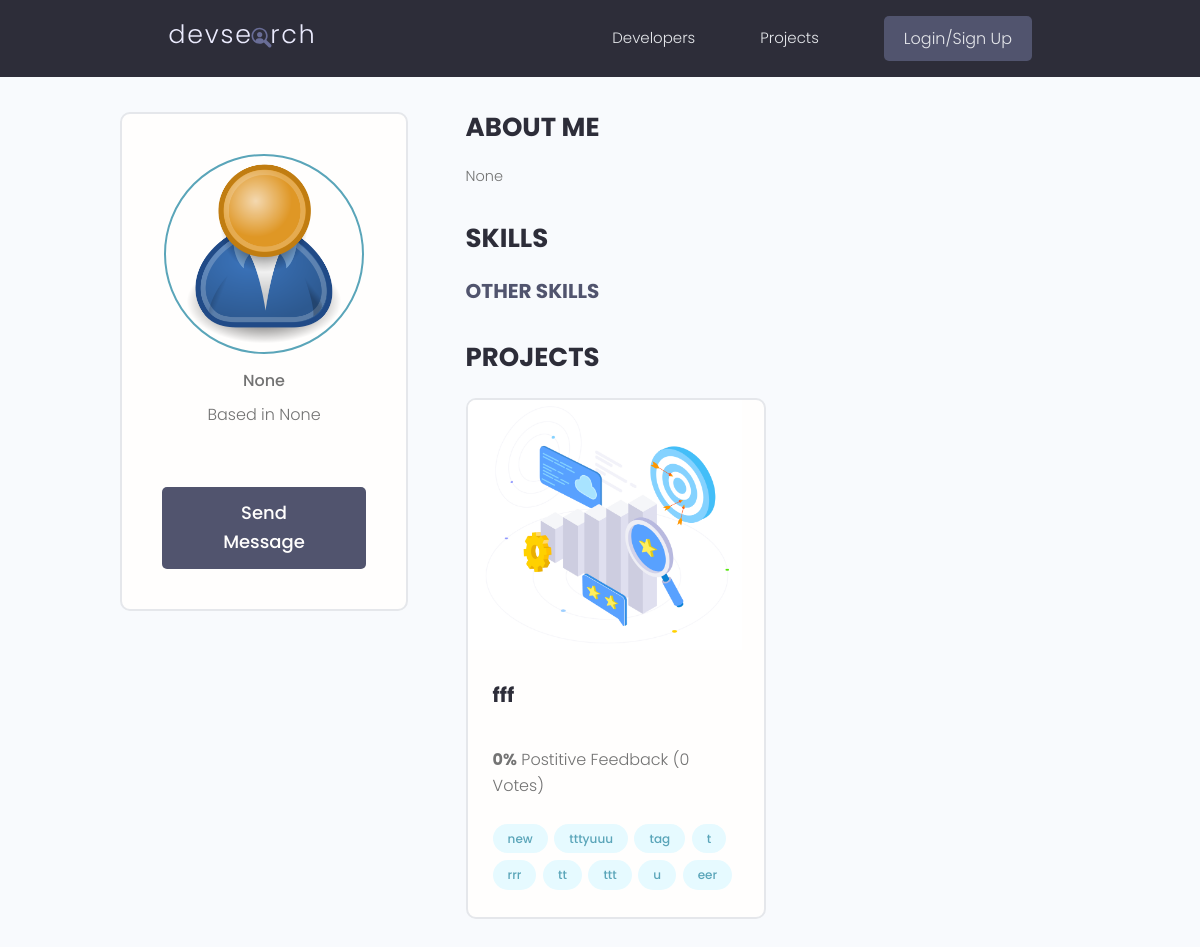
Page /profile/07c1b11a03dd4b5f8d511d071567a404/ on the earlier database version.
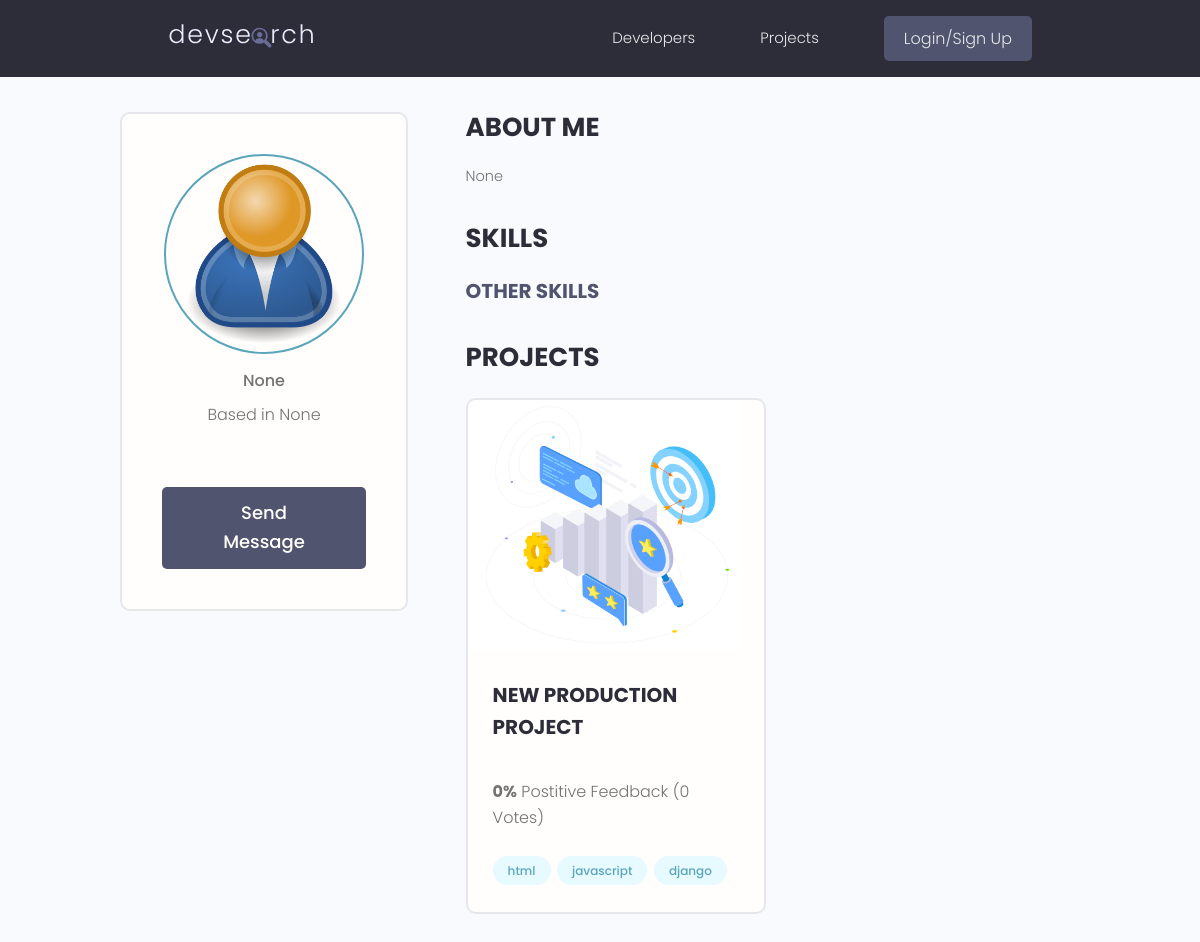
Same page on the later database version.
### projects/models.py (models this page shows, shortened)
class Project(models.Model):
    owner = models.ForeignKey(Profile, null=True, blank=True, on_delete=models.CASCADE)
    title = models.CharField(max_length=200)
    description = models.TextField(null=True, blank=True)
    demo_link = models.CharField(max_length=2000, null=True, blank=True)
    source_link = models.CharField(max_length=200, null=True, blank=True)
    featured_image = models.ImageField(default='default.jpg', null=True, blank=True)
    tags = models.ManyToManyField('Tag', blank=True)
    vote_total =models.IntegerField(default=0, null=True, blank=True)
    vote_ratio =models.IntegerField(default=0, null=True, blank=True)
    created =models.DateTimeField(auto_now_add=True)
    id = models.UUIDField(default=uuid.uuid4, unique=True,editable=False,
                            primary_key=True)
    class Meta:
        ordering=['-vote_ratio', '-vote_total', 'title']

class Tag(models.Model):
    name = models.CharField(max_length=200)
    created =models.DateTimeField(auto_now_add=True)
    id = models.UUIDField(default=uuid.uuid4, unique=True,editable=False,
                            primary_key=True)

### users/views.py (the view)
# urls.py: path('profile/<str:pk>/', views.user_profile, name='user_profile'),
def user_profile(request,pk):
    profile = Profile.objects.get(id=pk)
    top_skills = profile.skill_set.exclude(description__exact="")
    other_skills = profile.skill_set.filter(description = "")
    context = {'profiles':profile, 'top_skills':top_skills, 'other_skills':other_skills}
    return render(request, 'users/user-profile.html', context)

### users/models.py (called while the page is built)
    @property
    def profileImageURL(self):
        try:
            url = self.profile_image.url
        except:
            url = ''
        return url

### users/templates/users/user-profile.html (shortened to what this page needs)
{% extends 'main.html' %}
{% load static %}
{% block content %}
<main class="profile my-md">
    <div class="container">
    <div class="layout">
        <div class="column column--1of3">
        <div class="card text-center">
            <div class="card__body dev">
            <img class="avatar avatar--xl" src="{{ profiles.profileImageURL }}" />
            <p class="dev__title">{{profiles.short_intro}}</p>
            <p class="dev__location">Based in {{profiles.location}}</p>
            {% if request.user.profile.id != profiles.id %}
            <a href="{% url 'create-message' profiles.id %}" class="btn btn--sub btn--lg">Send Message </a>
            {% endif %}
            </div>
        </div>
        </div>
        <div class="column column--2of3">
        <div class="devInfo">
            <h3 class="devInfo__title">About Me</h3>
            <p class="devInfo__about">
            {{profiles.bio}}</p>
        </div>
        <div class="devInfo">
            <h3 class="devInfo__title">Skills</h3>
            <div class="devInfo__skills">
            <h3 class="devInfo__subtitle">Other Skills</h3>
            </div>
        </div>
        <div class="devInfo">
            <h3 class="devInfo__title">Projects</h3>
            <div class="grid grid--two">
                {% for project in profiles.project_set.all %}
                <div class="column">
                    <div class="card project">
                    <a href="{% url 'project' project.id %}" class="project">
                        <img class="project__thumbnail" src="{{ project.featured_image.url }}" alt="project thumbnail" />
                        <div class="card__body">
                        <h3 class="project__title">{{project.title}}</h3>
                        <p><a class="project__author" href="{% url 'user_profile' project.owner.id %}">{{project.owner.name}}</a></p>
                        <p class="project--rating">
                            <span style="font-weight: bold;">{{project.vote_ratio}}%</span> Postitive
                            Feedback ({{project.vote_total}} Vote{{project.vote_total|pluralize:"s"}})
                        </p>
                        <div class="project__tags">
                            {% for tag in project.tags.all %}
                            <span class="tag tag--pill tag--main">
                            <small>{{tag.name}}</small>
                            </span>
                            {% endfor %}
                        </div>
                        </div>
                    </a>
                    </div>
                </div>
            {% endfor %}
            </div>
        </div>
        </div>
    </div>
    </div>
</main>
{% endblock content %}

Differences in the rows shown:
changed Project: loses Tag (name "new"); loses Tag (name "tttyuuu"); loses Tag (name "tag"); loses Tag (name "t"); loses Tag (name "rrr"); loses Tag (name "tt"); loses Tag (name "ttt"); loses Tag (name "u"); loses Tag (name "eer"); title "fff" → "NEW PRODUCTION PROJECT"
added Tag: name "html"
added Tag: name "javascript"
added Tag: name "django"
